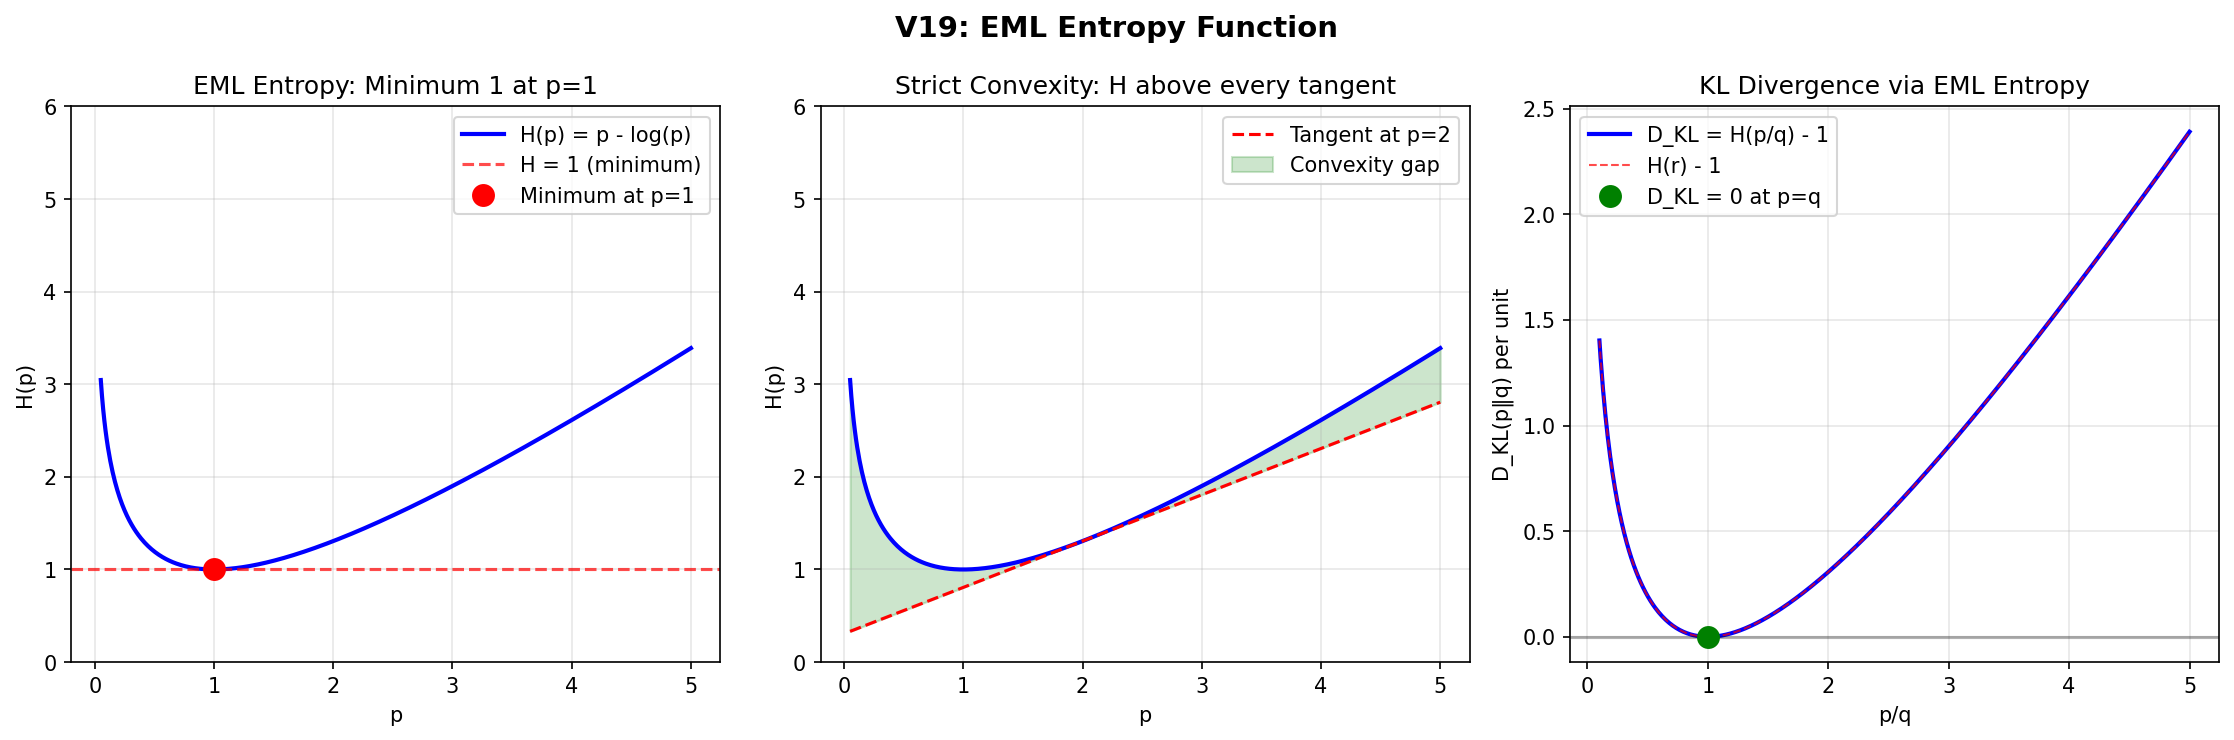

Recreate this plot in Python.
"""
Demo 2: EML Entropy Function H(p) = p - log(p)

V19 introduced the EML entropy function emlEntropy(p) = eml(log p, p) = p - log(p).
Key properties:
- H(p) ≥ 1 for all p > 0
- H(p) = 1 iff p = 1
- H is strictly convex on (0,∞)
- Connection to KL divergence: D_KL(p‖q) involves H(p/q) - 1
"""

import numpy as np
import matplotlib.pyplot as plt

def eml_entropy(p):
    return p - np.log(p)

fig, axes = plt.subplots(1, 3, figsize=(15, 5))

# Plot 1: EML Entropy function
p = np.linspace(0.05, 5, 500)
ax = axes[0]
ax.plot(p, eml_entropy(p), 'b-', linewidth=2, label='H(p) = p - log(p)')
ax.axhline(y=1, color='r', linestyle='--', alpha=0.7, label='H = 1 (minimum)')
ax.plot([1], [1], 'ro', markersize=10, label='Minimum at p=1')
ax.set_xlabel('p')
ax.set_ylabel('H(p)')
ax.set_title('EML Entropy: Minimum 1 at p=1')
ax.legend()
ax.grid(True, alpha=0.3)
ax.set_ylim(0, 6)

# Plot 2: Strict convexity of H
ax = axes[1]
ax.plot(p, eml_entropy(p), 'b-', linewidth=2)
# Show tangent line at p=2
p0 = 2
h0 = eml_entropy(p0)
dh = 1 - 1/p0  # derivative of p - log(p)
tangent = h0 + dh * (p - p0)
ax.plot(p, tangent, 'r--', label=f'Tangent at p={p0}')
ax.fill_between(p, eml_entropy(p), tangent, where=eml_entropy(p)>tangent,
                alpha=0.2, color='green', label='Convexity gap')
ax.set_xlabel('p')
ax.set_ylabel('H(p)')
ax.set_title('Strict Convexity: H above every tangent')
ax.legend()
ax.grid(True, alpha=0.3)
ax.set_ylim(0, 6)

# Plot 3: KL divergence via EML entropy
ax = axes[2]
r = np.linspace(0.1, 5, 500)
kl = r - 1 - np.log(r)  # = H(r) - 1
ax.plot(r, kl, 'b-', linewidth=2, label='D_KL = H(p/q) - 1')
ax.plot(r, eml_entropy(r) - 1, 'r--', linewidth=1, alpha=0.7, label='H(r) - 1')
ax.axhline(y=0, color='k', linestyle='-', alpha=0.3)
ax.plot([1], [0], 'go', markersize=10, label='D_KL = 0 at p=q')
ax.set_xlabel('p/q')
ax.set_ylabel('D_KL(p‖q) per unit')
ax.set_title('KL Divergence via EML Entropy')
ax.legend()
ax.grid(True, alpha=0.3)

plt.suptitle('V19: EML Entropy Function', fontsize=14, fontweight='bold')
plt.tight_layout()
plt.savefig('demo2_entropy_function.png', dpi=150, bbox_inches='tight')
plt.close()
print("Demo 2 saved: demo2_entropy_function.png")
